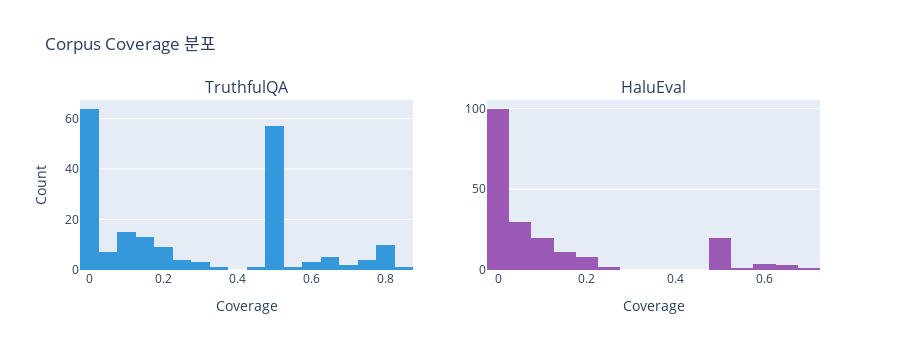

This figure's notebook cell:
### Markdown cell above
## 2. Coverage 분포 확인

### Code cell
tqa_coverages = [get_coverage(s) for s in truthfulqa_samples]
halu_coverages = [get_coverage(s) for s in halueval_samples]

fig = make_subplots(rows=1, cols=2, subplot_titles=("TruthfulQA", "HaluEval"))

fig.add_trace(
    go.Histogram(x=tqa_coverages, nbinsx=30, marker_color="#3498db"),
    row=1, col=1
)
fig.add_trace(
    go.Histogram(x=halu_coverages, nbinsx=30, marker_color="#9b59b6"),
    row=1, col=2
)

fig.update_layout(height=350, showlegend=False, title_text="Corpus Coverage 분포")
fig.update_xaxes(title_text="Coverage")
fig.update_yaxes(title_text="Count", row=1, col=1)
fig.show()

### Figure 1 — Plotly figure (JSON) as saved in the notebook; plotly's stock layout.template omitted (floating-point values rounded to 4 significant figures; data arrays with more than 128 entries replaced by an {"elided": "..."} marker saying what was removed)
{"data": [{"marker": {"color": "#3498db"}, "nbinsx": 30, "type": "histogram", "x": {"elided": "200 float values"}, "xaxis": "x", "yaxis": "y"}, {"marker": {"color": "#9b59b6"}, "nbinsx": 30, "type": "histogram", "x": {"elided": "200 float values"}, "xaxis": "x2", "yaxis": "y2"}], "layout": {"annotations": [{"font": {"size": 16}, "showarrow": false, "text": "TruthfulQA", "x": 0.225, "xanchor": "center", "xref": "paper", "y": 1, "yanchor": "bottom", "yref": "paper"}, {"font": {"size": 16}, "showarrow": false, "text": "HaluEval", "x": 0.775, "xanchor": "center", "xref": "paper", "y": 1, "yanchor": "bottom", "yref": "paper"}], "height": 350, "showlegend": false, "title": {"text": "Corpus Coverage 분포"}, "xaxis": {"anchor": "y", "domain": [0, 0.45], "title": {"text": "Coverage"}}, "xaxis2": {"anchor": "y2", "domain": [0.55, 1], "title": {"text": "Coverage"}}, "yaxis": {"anchor": "x", "domain": [0, 1], "title": {"text": "Count"}}, "yaxis2": {"anchor": "x2", "domain": [0, 1]}}}
